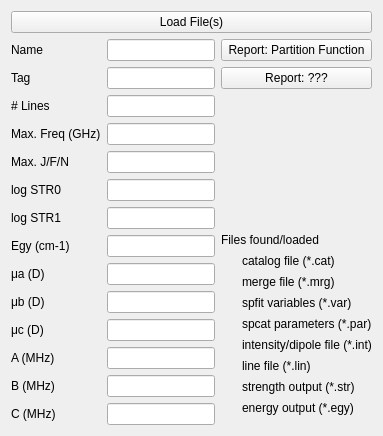
      <widget class="QWidget" name="tabCatAnalysis">
       <attribute name="title">
        <string>Catalog Analysis</string>
       </attribute>
       <layout class="QVBoxLayout" name="verticalLayout_2">
        <item>
         <widget class="QPushButton" name="btn_CAloadFiles">
          <property name="text">
           <string>Load File(s)</string>
          </property>
         </widget>
        </item>
        <item>
         <layout class="QHBoxLayout" name="layout_CAmain" stretch="2,1">
          <item>
           <layout class="QFormLayout" name="layout_CAleft">
            <property name="fieldGrowthPolicy">
             <enum>QFormLayout::ExpandingFieldsGrow</enum>
            </property>
            <item row="0" column="0">
             <widget class="QLabel" name="label_CAname">
              <property name="text">
               <string>Name</string>
              </property>
             </widget>
            </item>
            <item row="0" column="1">
             <widget class="QLineEdit" name="txt_CAname"/>
            </item>
            <item row="1" column="0">
             <widget class="QLabel" name="label_CAtag">
              <property name="text">
               <string>Tag</string>
              </property>
             </widget>
            </item>
            <item row="1" column="1">
             <widget class="QLineEdit" name="txt_CAtag"/>
            </item>
            <item row="2" column="0">
             <widget class="QLabel" name="label_CAlineCount">
              <property name="text">
               <string># Lines</string>
              </property>
             </widget>
            </item>
            <item row="2" column="1">
             <widget class="QLineEdit" name="txt_CAlineCount"/>
            </item>
            <item row="3" column="0">
             <widget class="QLabel" name="label_CAmaxFreq">
              <property name="text">
               <string>Max. Freq (GHz)</string>
              </property>
             </widget>
            </item>
            <item row="3" column="1">
             <widget class="QLineEdit" name="txt_CAmaxFreq"/>
            </item>
            <item row="4" column="0">
             <widget class="QLabel" name="label_CAmaxJ">
              <property name="text">
               <string>Max. J/F/N</string>
              </property>
             </widget>
            </item>
            <item row="4" column="1">
             <widget class="QLineEdit" name="txt_CAmaxJ"/>
            </item>
            <item row="5" column="0">
             <widget class="QLabel" name="label_CAlogstr0">
              <property name="text">
               <string>log STR0</string>
              </property>
             </widget>
            </item>
            <item row="5" column="1">
             <widget class="QLineEdit" name="txt_CAlogstr0"/>
            </item>
            <item row="6" column="0">
             <widget class="QLabel" name="label_CAlogstr1">
              <property name="text">
               <string>log STR1</string>
              </property>
             </widget>
            </item>
            <item row="6" column="1">
             <widget class="QLineEdit" name="txt_CAlogstr1"/>
            </item>
            <item row="7" column="0">
             <widget class="QLabel" name="label_CAegy">
              <property name="text">
               <string>Egy (cm-1)</string>
              </property>
             </widget>
            </item>
            <item row="7" column="1">
             <widget class="QLineEdit" name="txt_CAegy"/>
            </item>
            <item row="8" column="0">
             <widget class="QLabel" name="label_CAconstMua">
              <property name="text">
               <string>μa (D)</string>
              </property>
             </widget>
            </item>
            <item row="8" column="1">
             <widget class="QLineEdit" name="txt_CAconstMua"/>
            </item>
            <item row="9" column="0">
             <widget class="QLabel" name="label_CAconstMub">
              <property name="text">
               <string>μb (D)</string>
              </property>
             </widget>
            </item>
            <item row="9" column="1">
             <widget class="QLineEdit" name="txt_CAconstMub"/>
            </item>
            <item row="10" column="0">
             <widget class="QLabel" name="label_CAconstMuc">
              <property name="text">
               <string>μc (D)</string>
              </property>
             </widget>
            </item>
            <item row="10" column="1">
             <widget class="QLineEdit" name="txt_CAconstMuc"/>
            </item>
            <item row="11" column="0">
             <widget class="QLabel" name="label_CAconstA">
              <property name="text">
               <string>A (MHz)</string>
              </property>
             </widget>
            </item>
            <item row="11" column="1">
             <widget class="QLineEdit" name="txt_CAconstA"/>
            </item>
            <item row="12" column="0">
             <widget class="QLabel" name="label_CAconstB">
              <property name="text">
               <string>B (MHz)</string>
              </property>
             </widget>
            </item>
            <item row="12" column="1">
             <widget class="QLineEdit" name="txt_CAconstB"/>
            </item>
            <item row="13" column="0">
             <widget class="QLabel" name="label_CAconstC">
              <property name="text">
               <string>C (MHz)</string>
              </property>
             </widget>
            </item>
            <item row="13" column="1">
             <widget class="QLineEdit" name="txt_CAconstC"/>
            </item>
           </layout>
          </item>
          <item>
           <layout class="QVBoxLayout" name="layout_CAright">
            <item>
             <widget class="QPushButton" name="btn_CArepQ">
              <property name="text">
               <string>Report: Partition Function</string>
              </property>
             </widget>
            </item>
            <item>
             <widget class="QPushButton" name="btn_CArepBlah">
              <property name="text">
               <string>Report: ???</string>
              </property>
             </widget>
            </item>
            <item>
             <spacer name="verticalSpacer_6">
              <property name="orientation">
               <enum>Qt::Vertical</enum>
              </property>
              <property name="sizeHint" stdset="0">
               <size>
                <width>20</width>
                <height>40</height>
               </size>
              </property>
             </spacer>
            </item>
            <item>
             <widget class="QLabel" name="label_CAfilesFound">
              <property name="text">
               <string>Files found/loaded</string>
              </property>
             </widget>
            </item>
            <item>
             <layout class="QFormLayout" name="layout_CAfilesFound">
              <property name="fieldGrowthPolicy">
               <enum>QFormLayout::ExpandingFieldsGrow</enum>
              </property>
              <property name="bottomMargin">
               <number>10</number>
              </property>
              <item row="0" column="0">
               <widget class="LEDWidget" name="led_CAfoundCat" native="true">
                <property name="minimumSize">
                 <size>
                  <width>15</width>
                  <height>15</height>
                 </size>
                </property>
               </widget>
              </item>
              <item row="0" column="1">
               <widget class="QLabel" name="label_CAfoundCat">
                <property name="text">
                 <string>catalog file (*.cat)</string>
                </property>
               </widget>
              </item>
              <item row="1" column="0">
               <widget class="LEDWidget" name="led_CAfoundMrg" native="true">
                <property name="minimumSize">
                 <size>
                  <width>15</width>
                  <height>15</height>
                 </size>
                </property>
               </widget>
              </item>
              <item row="1" column="1">
               <widget class="QLabel" name="label_CAfoundMrg">
                <property name="text">
                 <string>merge file (*.mrg)</string>
                </property>
               </widget>
              </item>
              <item row="2" column="1">
               <widget class="QLabel" name="label_CAfoundVar">
                <property name="text">
                 <string>spfit variables (*.var)</string>
                </property>
               </widget>
              </item>
              <item row="3" column="1">
               <widget class="QLabel" name="label_CAfoundPar">
                <property name="text">
                 <string>spcat parameters (*.par)</string>
                </property>
               </widget>
              </item>
              <item row="6" column="1">
               <widget class="QLabel" name="label_CAfoundStr">
                <property name="text">
                 <string>strength output (*.str)</string>
                </property>
               </widget>
              </item>
              <item row="5" column="1">
               <widget class="QLabel" name="label_CAfoundLin">
                <property name="text">
                 <string>line file (*.lin)</string>
                </property>
               </widget>
              </item>
              <item row="4" column="1">
               <widget class="QLabel" name="label_CAfoundInt">
                <property name="text">
                 <string>intensity/dipole file (*.int)</string>
                </property>
               </widget>
              </item>
              <item row="7" column="1">
               <widget class="QLabel" name="label_CAfoundEgy">
                <property name="text">
                 <string>energy output (*.egy)</string>
                </property>
               </widget>
              </item>
              <item row="2" column="0">
               <widget class="LEDWidget" name="led_CAfoundVar" native="true">
                <property name="minimumSize">
                 <size>
                  <width>15</width>
                  <height>15</height>
                 </size>
                </property>
               </widget>
              </item>
              <item row="3" column="0">
               <widget class="LEDWidget" name="led_CAfoundPar" native="true">
                <property name="minimumSize">
                 <size>
                  <width>15</width>
                  <height>15</height>
                 </size>
                </property>
               </widget>
              </item>
              <item row="4" column="0">
               <widget class="LEDWidget" name="led_CAfoundInt" native="true">
                <property name="minimumSize">
                 <size>
                  <width>15</width>
                  <height>15</height>
                 </size>
                </property>
               </widget>
              </item>
              <item row="5" column="0">
               <widget class="LEDWidget" name="led_CAfoundLin" native="true">
                <property name="minimumSize">
                 <size>
                  <width>15</width>
                  <height>15</height>
                 </size>
                </property>
               </widget>
              </item>
              <item row="6" column="0">
               <widget class="LEDWidget" name="led_CAfoundStr" native="true">
                <property name="minimumSize">
                 <size>
                  <width>15</width>
                  <height>15</height>
                 </size>
                </property>
               </widget>
              </item>
              <item row="7" column="0">
               <widget class="LEDWidget" name="led_CAfoundEgy" native="true">
                <property name="minimumSize">
                 <size>
                  <width>15</width>
                  <height>15</height>
                 </size>
                </property>
               </widget>
              </item>
             </layout>
            </item>
           </layout>
          </item>
         </layout>
        </item>
       </layout>
      </widget>
